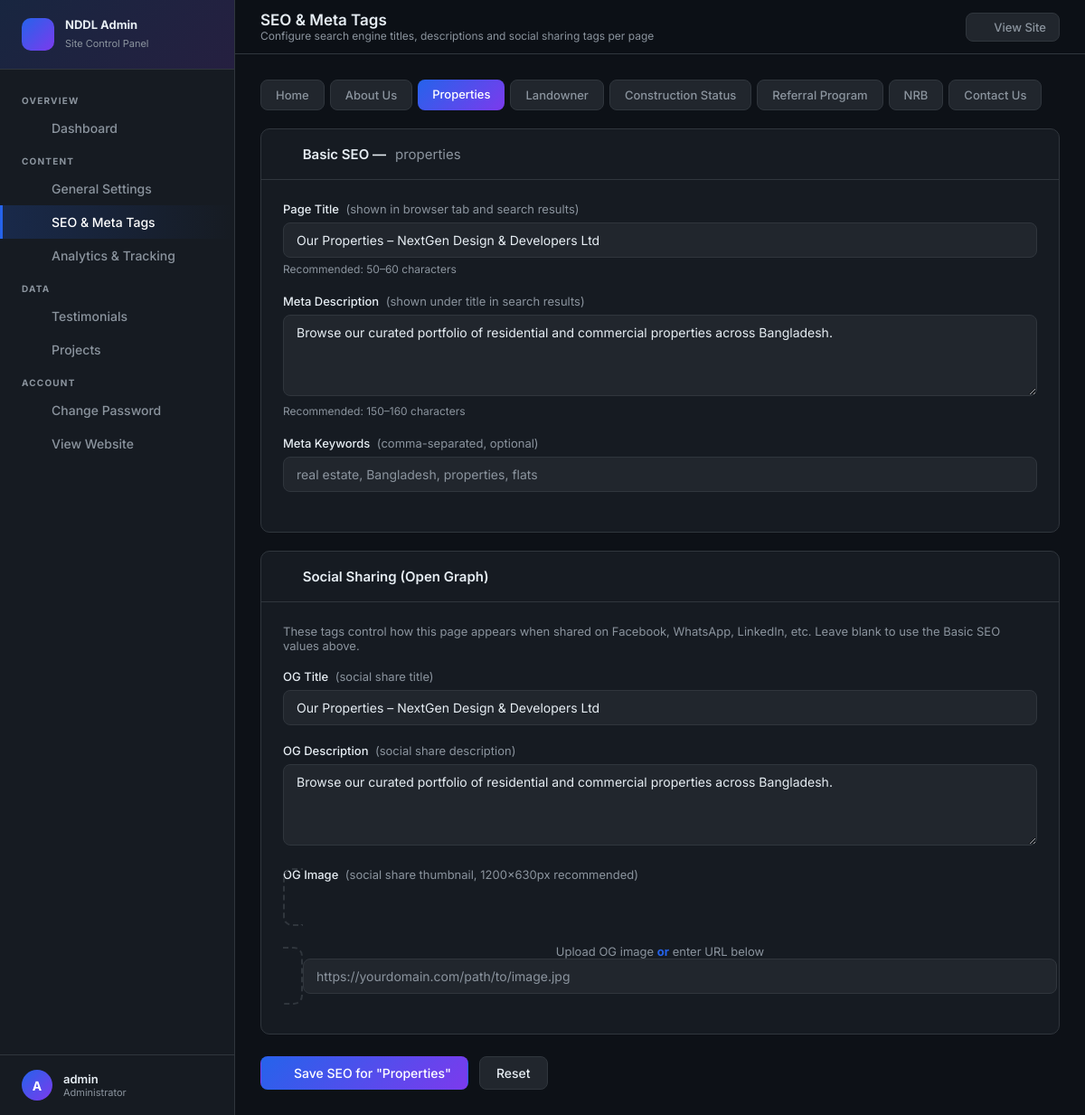
The page /admin/seo?page=properties (signed in) on the database its author committed.
### models.py (models this page shows, shortened)
class AdminUser(UserMixin, db.Model):
    __tablename__ = 'admin_users'
    id = db.Column(db.Integer, primary_key=True)
    username = db.Column(db.String(80), unique=True, nullable=False)
    password_hash = db.Column(db.String(256), nullable=False)

class PageSEO(db.Model):
    __tablename__ = 'page_seo'
    id = db.Column(db.Integer, primary_key=True)
    page_slug = db.Column(db.String(100), unique=True, nullable=False)
    page_name = db.Column(db.String(100), default='')
    title = db.Column(db.String(300), default='')
    description = db.Column(db.Text, default='')
    keywords = db.Column(db.Text, default='')
    og_title = db.Column(db.String(300), default='')
    og_description = db.Column(db.Text, default='')
    og_image = db.Column(db.String(500), default='')
    @staticmethod
    def for_page(slug):
        seo = PageSEO.query.filter_by(page_slug=slug).first()
        if not seo:
            seo = PageSEO(page_slug=slug, page_name=slug.replace('-', ' ').title())
        return seo

### admin/routes.py (the view, shortened to what this page needs)
@admin_bp.route('/seo', methods=['GET', 'POST'])
@login_required
def seo():
    selected = request.args.get('page', 'home')
    seo_obj = PageSEO.for_page(selected)
    if seo_obj.id is None:  # not persisted yet
        db.session.add(seo_obj)
        db.session.flush()
    return render_template('admin/seo.html',
                           pages=PAGES, selected=selected, seo=seo_obj)

### templates/admin/seo.html (shortened to what this page needs)
{% extends 'admin/base.html' %}
{% block page_title %}SEO & Meta Tags{% endblock %}
{% block page_subtitle %}Configure search engine titles, descriptions and social sharing tags per page{% endblock %}
{% block content %}
<div style="display:flex;gap:6px;flex-wrap:wrap;margin-bottom:20px;">
  {% for slug, name in pages %}
  <a href="{{ url_for('admin_bp.seo', page=slug) }}"
     style="padding:8px 16px;border-radius:8px;font-size:13px;font-weight:500;text-decoration:none;transition:all .2s;
            {% if selected == slug %}
            background:linear-gradient(135deg,#2563eb,#7c3aed);color:#fff;
            {% else %}
            background:var(--surface2);color:var(--muted);border:1px solid var(--border);
            {% endif %}">
    {{ name }}
  </a>
  {% endfor %}
</div>
<form method="POST" enctype="multipart/form-data">
  <div class="card" style="margin-bottom:20px;">
    <div class="card-header">
      <h3><i class="fas fa-search"></i> Basic SEO — <span style="color:var(--muted);font-weight:400;">{{ selected }}</span></h3>
    </div>
    <div class="card-body">
      <div class="form-group">
        <label class="form-label">Page Title <span>(shown in browser tab and search results)</span></label>
        <input name="title" type="text" class="form-control" value="{{ seo.title or '' }}"
               placeholder="e.g. About Us – NextGen Design & Developers Ltd" maxlength="300"/>
        <p class="form-hint">Recommended: 50–60 characters</p>
      </div>
      <div class="form-group">
        <label class="form-label">Meta Description <span>(shown under title in search results)</span></label>
        <textarea name="description" class="form-control" rows="3" maxlength="500"
                  placeholder="A brief description of this page...">{{ seo.description or '' }}</textarea>
        <p class="form-hint">Recommended: 150–160 characters</p>
      </div>
      <div class="form-group">
        <label class="form-label">Meta Keywords <span>(comma-separated, optional)</span></label>
        <input name="keywords" type="text" class="form-control" value="{{ seo.keywords or '' }}"
               placeholder="real estate, Bangladesh, properties, flats"/>
      </div>
    </div>
  </div>
  <div class="card" style="margin-bottom:24px;">
    <div class="card-header">
      <h3><i class="fas fa-share-alt"></i> Social Sharing (Open Graph)</h3>
    </div>
    <div class="card-body">
      <p style="font-size:13px;color:var(--muted);margin-bottom:18px;">
        These tags control how this page appears when shared on Facebook, WhatsApp, LinkedIn, etc.
        Leave blank to use the Basic SEO values above.
      </p>
      <div class="form-group">
        <label class="form-label">OG Title <span>(social share title)</span></label>
        <input name="og_title" type="text" class="form-control" value="{{ seo.og_title or '' }}"
               placeholder="Leave blank to use Page Title"/>
      </div>
      <div class="form-group">
        <label class="form-label">OG Description <span>(social share description)</span></label>
        <textarea name="og_description" class="form-control" rows="2"
                  placeholder="Leave blank to use Meta Description">{{ seo.og_description or '' }}</textarea>
      </div>
      <div class="form-group">
        <label class="form-label">OG Image <span>(social share thumbnail, 1200×630px recommended)</span></label>
        <label class="upload-area" style="margin-bottom:8px;">
          <div class="upload-icon"><i class="fas fa-image"></i></div>
          <p>Upload OG image <strong>or</strong> enter URL below</p>
        </label>
        <input name="og_image" type="text" class="form-control" value="{{ seo.og_image or '' }}"
               placeholder="https://yourdomain.com/path/to/image.jpg"/>
      </div>
    </div>
  </div>
  <div style="display:flex;gap:12px;">
    <button type="submit" class="btn btn-primary"><i class="fas fa-save"></i> Save SEO for "{{ dict(pages)[selected] }}"</button>
    <a href="{{ url_for('admin_bp.seo') }}" class="btn btn-secondary">Reset</a>
  </div>
</form>
{% endblock %}

### templates/admin/base.html (shortened to what this page needs)
<!DOCTYPE html>
<html lang="en">
<head>
  <link rel="stylesheet" href="/assets/css/all.min.css"/>
</head>
<body>
<aside class="sidebar" id="sidebar">
  <div class="sidebar-brand">
    <div class="brand-icon"><i class="fas fa-building"></i></div>
    <div class="brand-text">
      <h2>NDDL Admin</h2>
      <span>Site Control Panel</span>
    </div>
  </div>
  <nav class="sidebar-nav">
    <div class="nav-section-label">Overview</div>
    <a href="{{ url_for('admin_bp.dashboard') }}"
       class="nav-link {% if request.endpoint == 'admin_bp.dashboard' %}active{% endif %}">
      <i class="fas fa-chart-pie"></i> Dashboard
    </a>
    <div class="nav-section-label">Content</div>
    <a href="{{ url_for('admin_bp.general') }}"
       class="nav-link {% if request.endpoint == 'admin_bp.general' %}active{% endif %}">
      <i class="fas fa-sliders-h"></i> General Settings
    </a>
    <a href="{{ url_for('admin_bp.seo') }}"
       class="nav-link {% if request.endpoint == 'admin_bp.seo' %}active{% endif %}">
      <i class="fas fa-search"></i> SEO & Meta Tags
    </a>
    <a href="{{ url_for('admin_bp.analytics') }}"
       class="nav-link {% if request.endpoint == 'admin_bp.analytics' %}active{% endif %}">
      <i class="fas fa-chart-line"></i> Analytics & Tracking
    </a>
    <div class="nav-section-label">Data</div>
    <a href="{{ url_for('admin_bp.testimonials') }}"
       class="nav-link {% if 'testimonial' in request.endpoint %}active{% endif %}">
      <i class="fas fa-quote-right"></i> Testimonials
    </a>
    <a href="{{ url_for('admin_bp.projects') }}"
       class="nav-link {% if 'project' in request.endpoint %}active{% endif %}">
      <i class="fas fa-building"></i> Projects
    </a>
    <div class="nav-section-label">Account</div>
    <a href="{{ url_for('admin_bp.change_password') }}"
       class="nav-link {% if request.endpoint == 'admin_bp.change_password' %}active{% endif %}">
      <i class="fas fa-key"></i> Change Password
    </a>
    <a href="{{ url_for('index') }}" class="nav-link" target="_blank">
      <i class="fas fa-external-link-alt"></i> View Website
    </a>
  </nav>
  <div class="sidebar-footer">
    <div class="user-avatar">{{ current_user.username[0].upper() }}</div>
    <div class="user-info">
      <div class="user-name">{{ current_user.username }}</div>
      <div class="user-role">Administrator</div>
    </div>
    <a href="{{ url_for('admin_bp.logout') }}" class="logout-btn" title="Logout">
      <i class="fas fa-sign-out-alt"></i>
    </a>
  </div>
</aside>
<div class="main-wrapper">
  <header class="topbar">
    <div class="topbar-left">
      <h1>{% block page_title %}Dashboard{% endblock %}</h1>
      <p>{% block page_subtitle %}{% endblock %}</p>
    </div>
    <div class="topbar-right">
      <a href="{{ url_for('index') }}" class="view-site" target="_blank">
        <i class="fas fa-eye"></i> View Site
      </a>
    </div>
  </header>
  <main class="page-content">
    {% block content %}{% endblock %}
  </main>
</div>
</body>
</html>

### rows shown on the page
AdminUser: username "A", username "admin"
PageSEO: title "Our Properties – NextGen Design & Developers Ltd", description "Browse our curated portfolio of residential and commercial properties across Bangladesh.", og_title "Our Properties – NextGen Design & Developers Ltd", og_description "Browse our curated portfolio of residential and commercial properties across Bangladesh."

### other values the page prints
{{ name }} "Home" "About Us" "Properties" "Landowner" "Construction Status" "Referral Program" "NRB" "Contact Us"
{{ selected }} "properties"
{{ dict(pages)[selected] }} "Properties"
